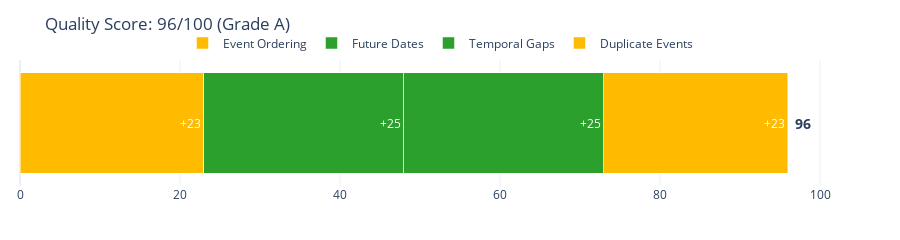

Notebook source saved alongside this figure:
### Markdown cell above
## 1b.5 Quality Score & Recommendations

**📊 Proportional Scoring System:**

Each of the 4 checks contributes **25%** to the total score. Deductions are proportional to the **% of data affected**:

| % Affected | Severity | Score Range |
|------------|----------|-------------|
| 0% | None | 100% |
| < 0.1% | Negligible | ~99% |
| 0.1 - 1% | Minor | 90-95% |
| 1 - 5% | Moderate | 70-90% |
| 5 - 20% | Significant | 30-70% |
| > 20% | Severe | 0-30% |

**Example:** If a check finds issues affecting 0.5% of rows, that check scores ~92%, contributing ~23/25 points to the total.

### Code cell
# Proportional Quality Scoring System
# Each check contributes 25% to total score
# Deduction proportional to % of data affected

total_rows = len(df)

def calculate_check_score(issue_count: int, total: int) -> float:
    """Calculate score (0-100) based on % of data affected."""
    if total == 0:
        return 100.0
    pct_affected = (issue_count / total) * 100
    
    # Graduated severity based on magnitude
    if pct_affected == 0:
        return 100.0
    elif pct_affected < 0.1:
        return 99.0  # Negligible
    elif pct_affected < 1.0:
        return 95.0 - (pct_affected * 5)  # Minor: 90-95
    elif pct_affected < 5.0:
        return 90.0 - (pct_affected * 4)  # Moderate: 70-90
    elif pct_affected < 20.0:
        return 70.0 - (pct_affected * 2)  # Significant: 30-70
    else:
        return max(0, 30.0 - pct_affected)  # Severe: 0-30

# Calculate individual check scores
check_scores = []
for r in results:
    issue_count = r.duplicate_count or r.gap_count or r.future_count or r.ambiguous_count or 0
    pct_affected = (issue_count / total_rows * 100) if total_rows > 0 else 0
    score = calculate_check_score(issue_count, total_rows)
    deduction = (100 - score) * 0.25
    
    check_scores.append({
        "name": r.check_name,
        "check_id": r.check_id,
        "issues": issue_count,
        "pct_affected": pct_affected,
        "score": score,
        "max_points": 25.0,
        "deduction": deduction,
        "contribution": score * 0.25,
        "passed": r.passed
    })

quality_score = sum(c["contribution"] for c in check_scores)
total_deductions = sum(c["deduction"] for c in check_scores)

grade, message = (
    ("A", "Excellent! Ready for feature engineering.") if quality_score >= 90 else
    ("B", "Good. Minor issues - document and proceed.") if quality_score >= 75 else
    ("C", "Fair. Address issues before proceeding.") if quality_score >= 60 else
    ("D", "Needs attention. Significant issues found.")
)

# Stacked horizontal bar - compact visualization
def get_color(contribution):
    if contribution >= 23:
        return "#2ca02c"  # Green
    elif contribution >= 17.5:
        return "#ffbb00"  # Yellow
    elif contribution >= 12.5:
        return "#ff7f0e"  # Orange
    else:
        return "#d62728"  # Red

fig = go.Figure()
for c in check_scores:
    fig.add_trace(go.Bar(
        x=[c["contribution"]],
        y=["Score"],
        orientation="h",
        name=c["name"],
        marker_color=get_color(c["contribution"]),
        text=f"+{c['contribution']:.0f}",
        textposition="inside",
        textfont=dict(color="white", size=12),
        hovertemplate=f"<b>{c['name']}</b><br>Issues: {c['issues']:,} ({c['pct_affected']:.2f}%)<br>Contribution: {c['contribution']:.1f}/25<extra></extra>"
    ))

fig.update_layout(
    barmode="stack",
    title=f"Quality Score: {quality_score:.0f}/100 (Grade {grade})",
    xaxis=dict(range=[0, 105], title=""),
    yaxis=dict(visible=False),
    template="plotly_white",
    height=120,
    legend=dict(orientation="h", yanchor="bottom", y=1.02, xanchor="center", x=0.5),
    margin=dict(t=60, b=20, l=20, r=40)
)
fig.add_annotation(x=quality_score, y="Score", text=f"<b>{quality_score:.0f}</b>", showarrow=False, xanchor="left", xshift=5, font=dict(size=14))
display_figure(fig)

# Detailed breakdown table
print(f"\n{'='*90}")
print(f"{'Check':<22} {'Issues':>8} {'% Affected':>11} {'Max':>6} {'Deduction':>10} {'Actual':>8}")
print(f"{'-'*90}")
for c in check_scores:
    status = "✓" if c["deduction"] < 0.5 else "△" if c["deduction"] < 5 else "✗"
    ded_str = f"-{c['deduction']:.1f}" if c["deduction"] > 0 else "0"
    print(f"{status} {c['name']:<20} {c['issues']:>8,} {c['pct_affected']:>10.2f}% {c['max_points']:>6.0f} {ded_str:>10} {c['contribution']:>7.1f}")
print(f"{'-'*90}")
print(f"  {'TOTAL':<20} {'':<8} {'':<11} {'100':>6} {f'-{total_deductions:.1f}':>10} {quality_score:>7.1f}")
print(f"\n📊 Grade {grade}: {message}")

### Figure 1 — Plotly figure (JSON) as saved in the notebook; plotly's stock layout.template omitted (floating-point values rounded to 4 significant figures)
{"data": [{"hovertemplate": "<b>Duplicate Events</b><br>Issues: 529 (0.60%)<br>Contribution: 23.0/25<extra></extra>", "marker": {"color": "#ffbb00"}, "name": "Duplicate Events", "orientation": "h", "text": "+23", "textfont": {"color": "white", "size": 12}, "textposition": "inside", "type": "bar", "x": [23.0], "y": ["Score"]}, {"hovertemplate": "<b>Temporal Gaps</b><br>Issues: 0 (0.00%)<br>Contribution: 25.0/25<extra></extra>", "marker": {"color": "#2ca02c"}, "name": "Temporal Gaps", "orientation": "h", "text": "+25", "textfont": {"color": "white", "size": 12}, "textposition": "inside", "type": "bar", "x": [25], "y": ["Score"]}, {"hovertemplate": "<b>Future Dates</b><br>Issues: 0 (0.00%)<br>Contribution: 25.0/25<extra></extra>", "marker": {"color": "#2ca02c"}, "name": "Future Dates", "orientation": "h", "text": "+25", "textfont": {"color": "white", "size": 12}, "textposition": "inside", "type": "bar", "x": [25], "y": ["Score"]}, {"hovertemplate": "<b>Event Ordering</b><br>Issues: 529 (0.60%)<br>Contribution: 23.0/25<extra></extra>", "marker": {"color": "#ffbb00"}, "name": "Event Ordering", "orientation": "h", "text": "+23", "textfont": {"color": "white", "size": 12}, "textposition": "inside", "type": "bar", "x": [23.0], "y": ["Score"]}], "layout": {"annotations": [{"font": {"size": 14}, "showarrow": false, "text": "<b>96</b>", "x": 96.0, "xanchor": "left", "xshift": 5, "y": "Score"}], "barmode": "stack", "height": 120, "legend": {"orientation": "h", "x": 0.5, "xanchor": "center", "y": 1.02, "yanchor": "bottom"}, "margin": {"b": 20, "l": 20, "r": 40, "t": 60}, "title": {"text": "Quality Score: 96/100 (Grade A)"}, "xaxis": {"range": [0, 105], "title": {"text": ""}}, "yaxis": {"visible": false}}}
